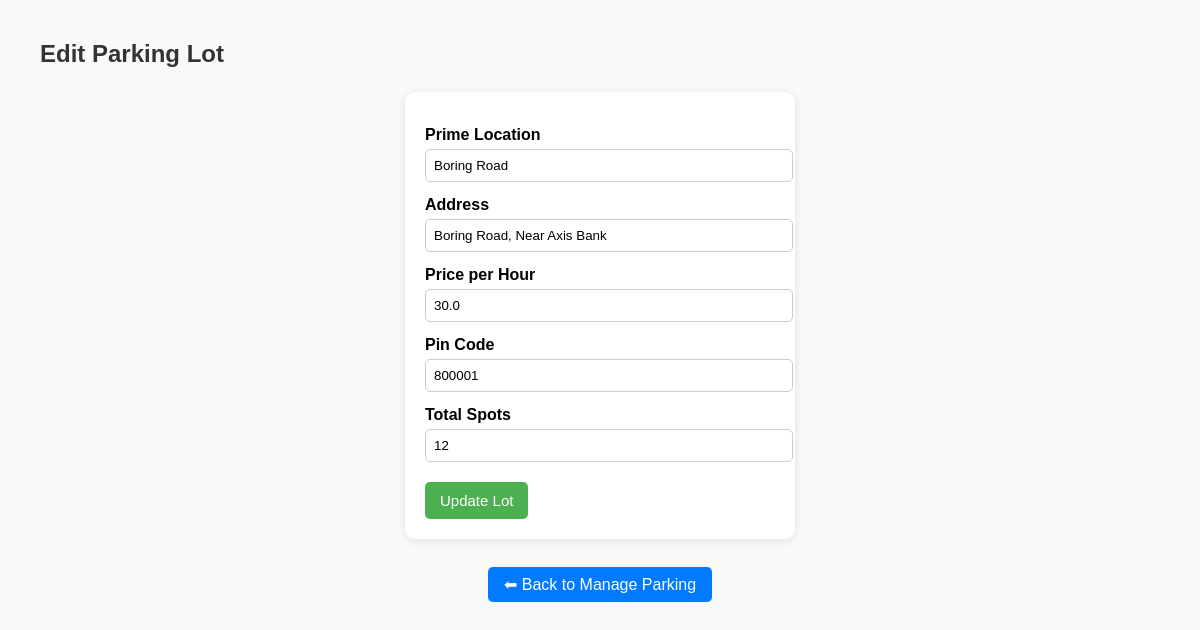
The page /admin/edit-lot/1 on the database its author committed.
### models.py (models this page shows)
class ParkingLot(db.Model):
    id = db.Column(db.Integer, primary_key=True)
    prime_location = db.Column(db.String(100), nullable=False)
    address = db.Column(db.String(200), nullable=False)
    price = db.Column(db.Float, nullable=False)  # Cost per hour
    pin_code = db.Column(db.String(10), nullable=False)
    total_spots = db.Column(db.Integer, nullable=False)
    spots = db.relationship('ParkingSpot', backref='lot', lazy=True, cascade="all, delete-orphan")
    reservations = db.relationship('Reservation', backref='lot', lazy=True)

### app.py (the view, shortened to what this page needs)
@app.route('/admin/edit-lot/<int:lot_id>', methods=['GET', 'POST'])
def edit_lot(lot_id):
    lot = ParkingLot.query.get_or_404(lot_id)
    spots = ParkingSpot.query.filter_by(lot_id=lot.id).all()
    current_spot_count = len(spots)
    return render_template('edit_lot.html', lot=lot)

### templates/edit_lot.html (shortened to what this page needs)
<!DOCTYPE html>
<html lang="en">
<head>
</head>
<body>
    <h2>Edit Parking Lot</h2>
    <form method="POST">
        <label for="prime_location">Prime Location</label>
        <input type="text" name="prime_location" value="{{ lot.prime_location }}" required>
        <label for="address">Address</label>
        <input type="text" name="address" value="{{ lot.address }}" required>
        <label for="price">Price per Hour</label>
        <input type="number" step="0.01" name="price" value="{{ lot.price }}" required>
        <label for="pin_code">Pin Code</label>
        <input type="text" name="pin_code" value="{{ lot.pin_code }}" required>
        <label for="total_spots">Total Spots</label>
        <input type="number" name="total_spots" value="{{ lot.total_spots }}" min="1" required>
        <button type="submit">Update Lot</button>
    </form>
    <a href="{{ url_for('manage_parking') }}" class="back-link">⬅ Back to Manage Parking</a>
</body>
</html>

### templates/edit_lot.html (style rules this page uses)
body { font-family: Arial, sans-serif; margin: 40px; background-color: #f9f9f9; }
h2 { color: #333; margin-bottom: 24px; }
form { background: #fff; padding: 20px; border-radius: 10px; width: 350px; margin: 0 auto; box-shadow: 0 2px 8px rgba(0,0,0,0.1); }
label { display: block; margin-top: 14px; font-weight: bold; }
input { width: 100%; padding: 8px; margin-top: 5px; border-radius: 5px; border: 1px solid #ccc; }
button { margin-top: 20px; padding: 10px 15px; border: none; background-color: #4CAF50; color: white; border-radius: 5px; cursor: pointer; font-size: 15px; }
.back-link { display: block; width: fit-content; margin: 28px auto 0 auto; background-color: #007bff; color: white; text-decoration: none; padding: 8px 16px; border-radius: 5px; font-size: 16px; text-align: center; transition: background 0.3s; }

### rows shown on the page
ParkingLot: prime_location "Boring Road", address "Boring Road, Near Axis Bank", price "30.0", pin_code "800001", total_spots "12"
